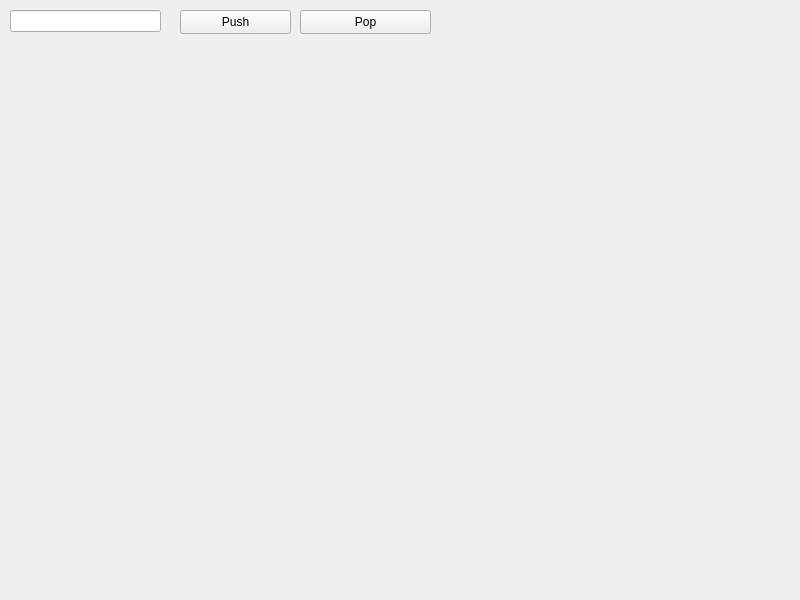
<?xml version="1.0" encoding="UTF-8"?>
<ui version="4.0">
 <class>MainWindow</class>
 <widget class="QMainWindow" name="MainWindow">
  <property name="geometry">
   <rect>
    <x>0</x>
    <y>0</y>
    <width>800</width>
    <height>600</height>
   </rect>
  </property>
  <property name="windowTitle">
   <string>MainWindow</string>
  </property>
  <widget class="QWidget" name="centralwidget">
   <widget class="QPushButton" name="PushButton">
    <property name="geometry">
     <rect>
      <x>180</x>
      <y>10</y>
      <width>111</width>
      <height>24</height>
     </rect>
    </property>
    <property name="text">
     <string>Push</string>
    </property>
   </widget>
   <widget class="QPushButton" name="PopButton">
    <property name="geometry">
     <rect>
      <x>300</x>
      <y>10</y>
      <width>131</width>
      <height>24</height>
     </rect>
    </property>
    <property name="text">
     <string>Pop</string>
    </property>
   </widget>
   <widget class="QLineEdit" name="lineEdit">
    <property name="geometry">
     <rect>
      <x>10</x>
      <y>10</y>
      <width>151</width>
      <height>22</height>
     </rect>
    </property>
   </widget>
  </widget>
 </widget>
 <resources/>
 <connections/>
</ui>
